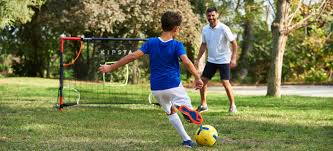
#> input picture PlayerBall.jpg, 333 x 151 px
$ python 27-histograms.py
#> lines starting #> are read from the running program, lines starting #| are printed output that depends on the picture
import cv2
import numpy as np
from matplotlib import pyplot as plt

"""
img=np.zeros((200,200),np.uint8)
cv2.rectangle(img,(0,100),(200,200),(255,255,255),-1)
cv2.imshow("im",img)
plt.hist(img.ravel(),256,[0,256])
plt.show()
cv2.waitKey(0)
cv2.destroyAllWindows()
"""

img=cv2.imread('PlayerBall.jpg',0)
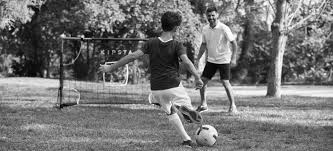
#> img: shape (151, 333); min 0, max 255, mean 116.6
cv2.imshow("im",img)
plt.hist(img.ravel(),256,[0,256])
plt.show()
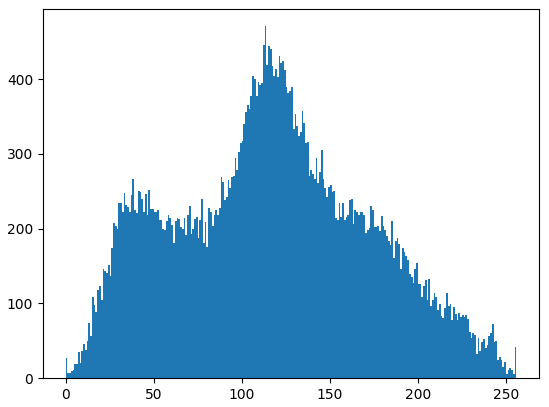
#> figure drawn by matplotlib, 1 panel; tallest bar 471 high, from x = 113 to 114
cv2.waitKey(0)
cv2.destroyAllWindows()

$ run again, with HappyFish.jpg copied over PlayerBall.jpg
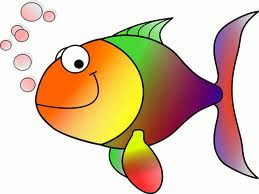
#> input picture HappyFish.jpg, 259 x 194 px
#> `img=cv2.imread('PlayerBall.jpg',0)`:
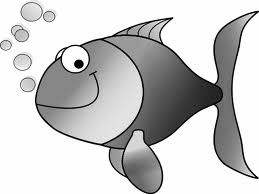
#> img: shape (194, 259); min 0, max 255, mean 200.4
#> `plt.show()`:
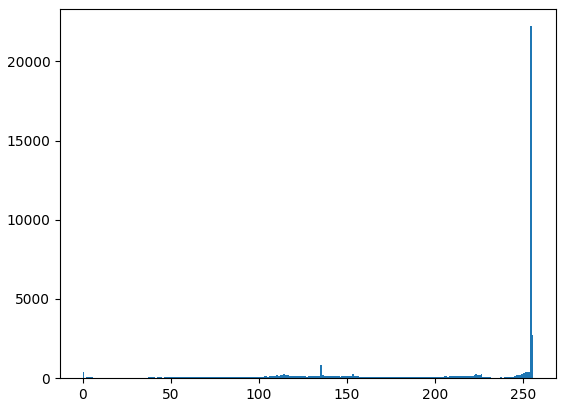
#> figure drawn by matplotlib, 1 panel; tallest bar 22219 high, from x = 254 to 255
